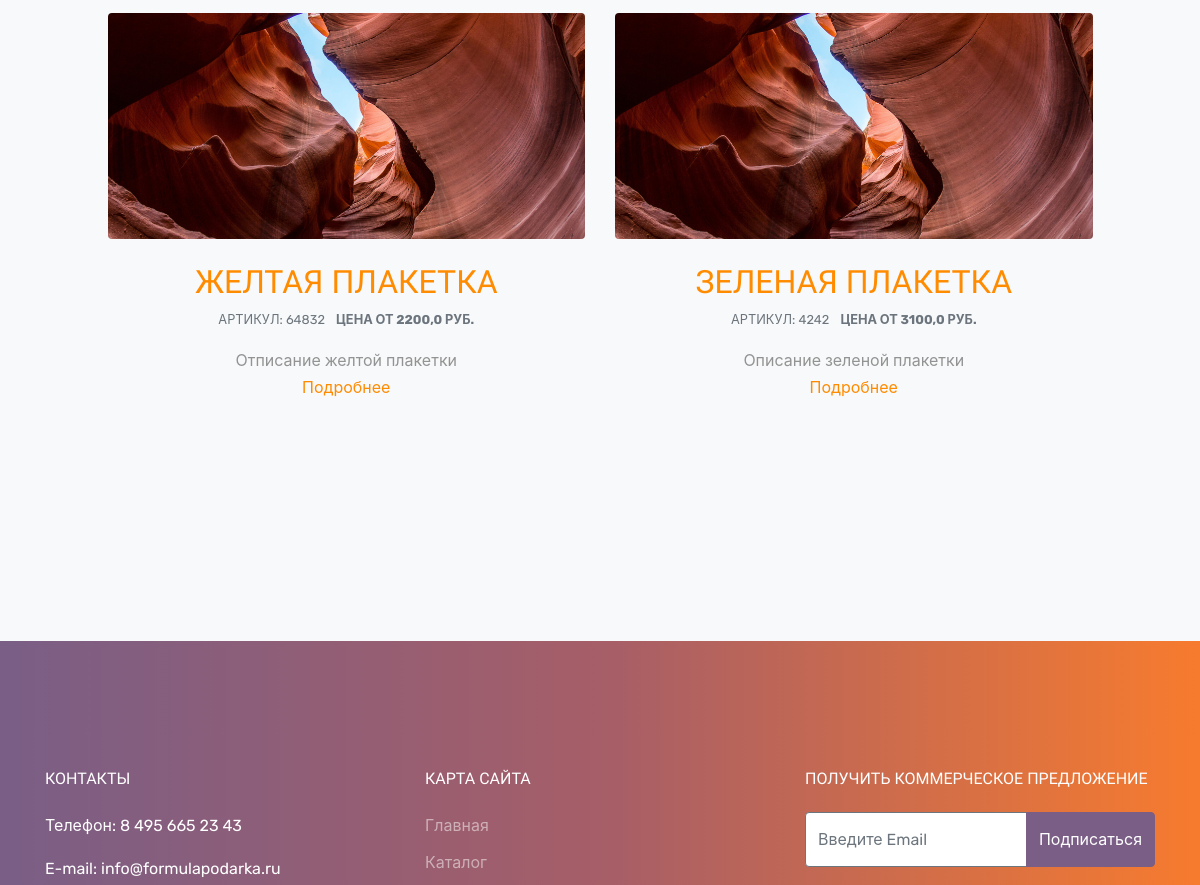
The page /catalog/panno-i-plaketki-s-barelefom (middle part) on the database as committed earlier.
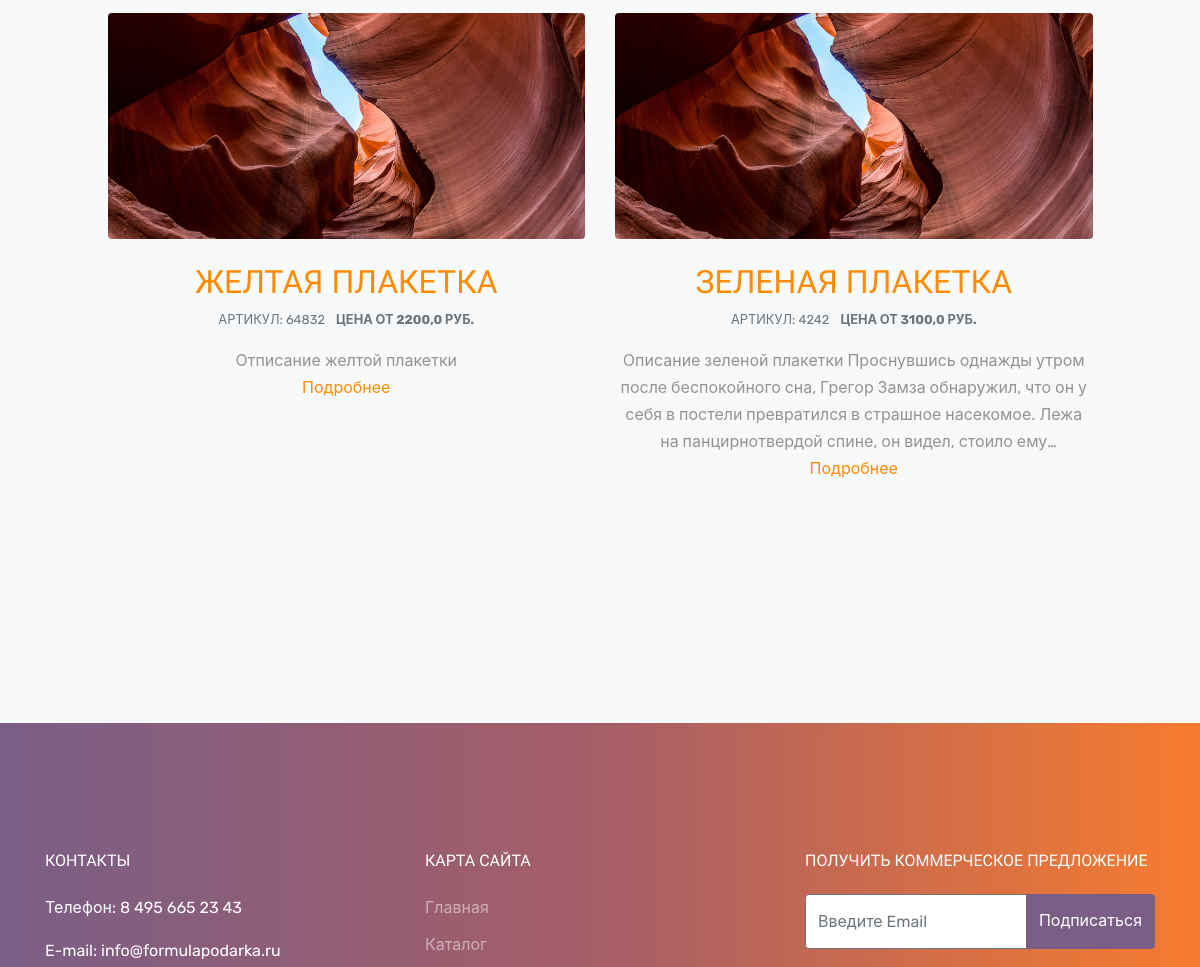
The same page on the database as committed later.
### formula/models.py (models this page shows, shortened)
class Product(models.Model):
    article = models.IntegerField()
    title = models.CharField(default='', max_length=50)
    description = models.TextField()
    price = models.FloatField()
    category = models.ForeignKey(Category, on_delete=models.PROTECT, null=True)
    slug = models.SlugField(default='', null=False, db_index=True)
    class Meta:
        verbose_name = 'Товар'
        verbose_name_plural = 'Товары'
    def __str__(self):
        return f'{self.title}'

### formula/views.py (the view)
# urls.py: path('catalog/<slug:category_slug>', views.category, name='category-page'),
def category(request, category_slug):
    categories = Category.objects.order_by('-id')
    products = Product.objects.order_by('-id')
    category_id = Category.objects.get(slug=category_slug).id
    category_name = Category.objects.get(slug=category_slug).name.lower().capitalize()
    category_description = Category.objects.get(slug=category_slug).description
    products_of_category = Product.objects.filter(category_id=category_id)
    context = {
        'categories': categories,
        'products': products,
        'category_slug': category_slug,
        'products_of_category': products_of_category,
        'category_id': category_id,
        'category_name': category_name,
        'category_description': category_description
    }
    return render(request, 'formula/category.html', context)

### formula/models.py (called while the page is built)
    def __str__(self):
        return f'{self.name}'

### formula/templates/formula/category.html (shortened to what this page needs)
{% extends 'base.html' %}
{% load static %}
{% block content %}
<br><br>
<div class="site-section" id="blog-section">
  <div class="container">
    <div class="row">
        {% for prod in products_of_category %}
        <div class="col-md-6 col-lg-6 aos-init aos-animate" data-aos="fade-up" data-aos-delay="">
          <div>
          <a href="{% url 'product-page' category_slug prod.slug %}" class="mb-4 d-block"><img src="{% static 'images/img_1.jpg' %}" alt="Image" class="img-fluid rounded"></a>
          <h2 align="center"><a href="{% url 'product-page' category_slug prod.slug %}">{{prod.title}}</a></h2>
          <p class="text-muted mb-3 text-uppercase small des-product"><span class="mr-2">Артикул: {{prod.article}}</span> <b>Цена от {{prod.price}} руб.</b></p>
          <p class="des-product tehno-preview" align="left">{{prod.description}}</p>
          <p class="des-product"><a href="{% url 'product-page' category_slug prod.slug %}">Подробнее</a></p>
          </div>
        </div>
        {% endfor %}
    </div>
  </div>
</div>
{% endblock %}

Rows that differ between the two databases and show on the page:
changed Product "ЗЕЛЕНАЯ ПЛАКЕТКА": description "Описание зеленой плакетки" → "Описание зеленой плакетки Проснувшись однажды утром после беспокойного сна, Грегор Замза обнаружил, что он у себя в постели превратился в страшное насекомое. Лежа на панцирнотвердой спине, он видел, стоило…"
